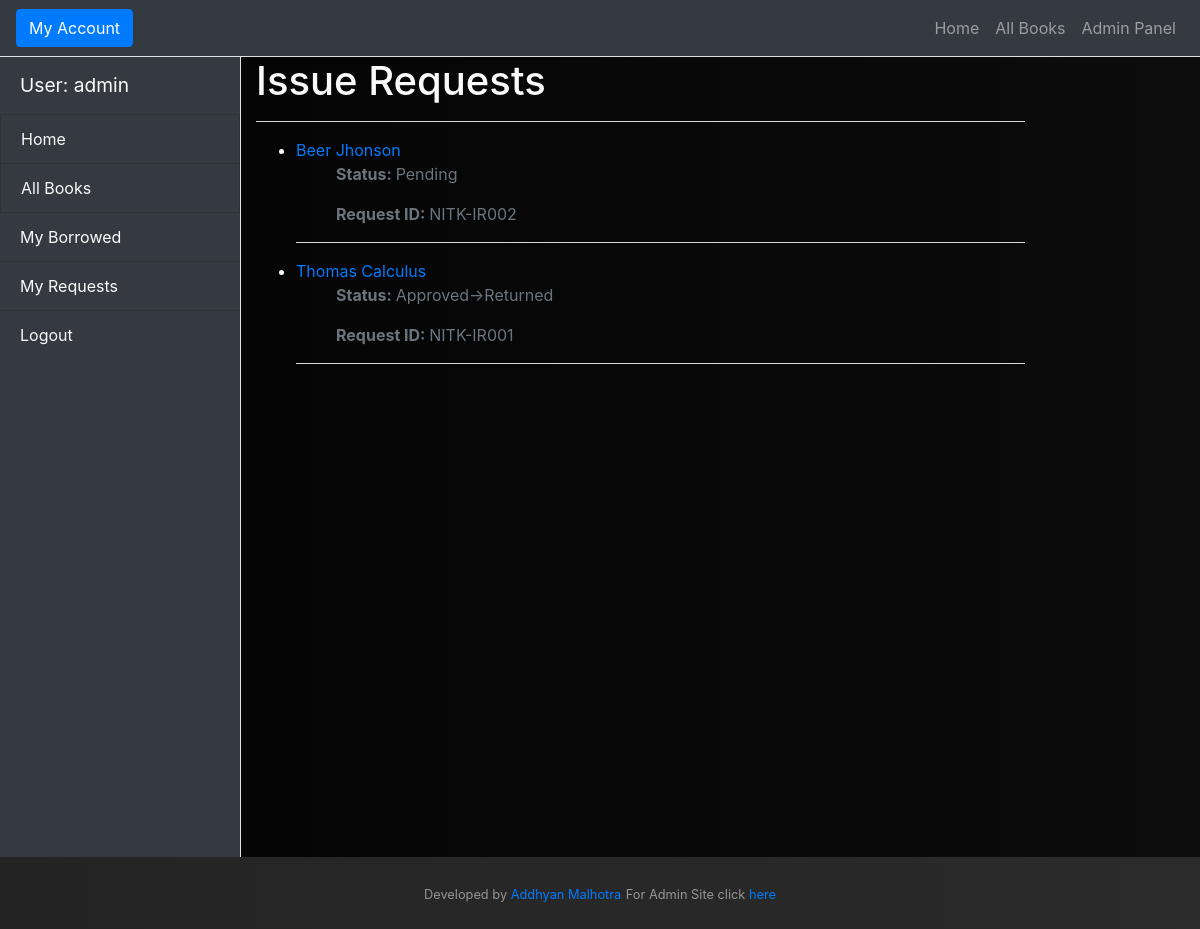
Page /issue/ (signed in) on the earlier database version.
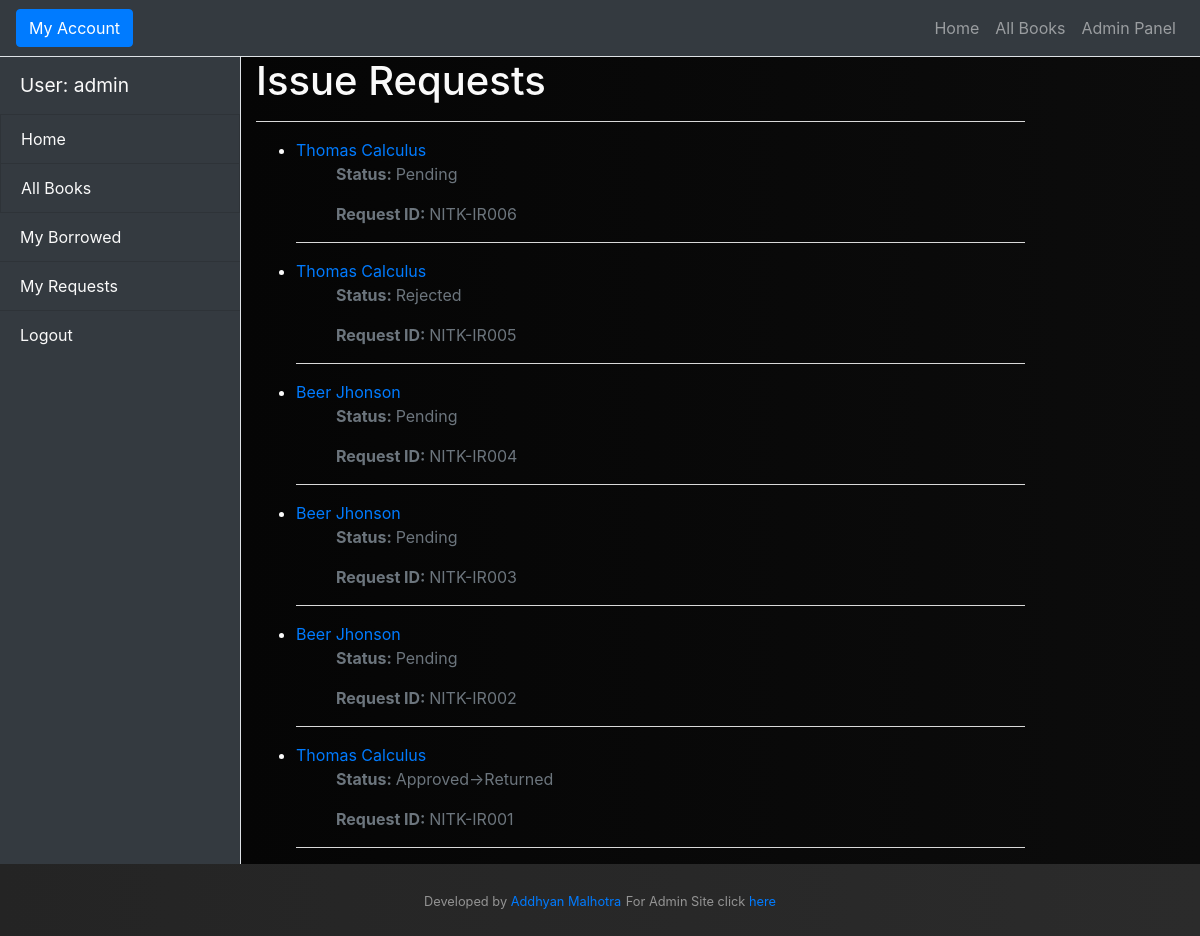
Same page on the later database version.
### lms/models.py (models this page shows, shortened)
class IssueRequest(models.Model):
    borrower = models.ForeignKey(User, on_delete=models.DO_NOTHING)
    book = models.ForeignKey('BookInstance', on_delete=models.DO_NOTHING)
    isApproved = models.IntegerField(default=0, choices=[(0, 'Pending'), (1, 'Approved'), (2, 'Rejected'), (3, 'Approved->Returned')])

class BookInstance(models.Model):
    BookId = models.CharField(max_length=13, unique=True)
    ISBN = models.ForeignKey('Book', on_delete=models.CASCADE)
    Condition = models.IntegerField(choices=[(0, 'New'),
                                             (1, 'Good'),
                                             (2, 'Superficial Damage'),
                                             (3, 'Missing Pages')],
                                    default=0)
    available = models.BooleanField(default=True)
    Images = models.ImageField(upload_to='media/', blank=True, null=True)
    last_transaction = models.ForeignKey('Transactions', models.DO_NOTHING, blank=True, null=True)
    class Meta:
        ordering = ['-available']

class Book(models.Model):
    ISBN = models.CharField(max_length=13, unique=True)
    BookTitle = models.CharField(max_length=144)
    Description = models.TextField()
    Images = models.ImageField(upload_to='media/')
    Quantity = models.IntegerField(default=0)
    InStock = models.IntegerField(default=0)

### lms/views.py (the view)
# urls.py: path('issue/', views.IssueRequestsByUserListView.as_view(), name='my-requests'),
class IssueRequestsByUserListView(LoginRequiredMixin, generic.ListView):
    model = BookInstance
    template_name = 'lms/bookinstance_issue_requests_user.html'
    paginate_by = 10
    context_object_name = 'issuerequest_list'
    def get_queryset(self):
        return IssueRequest.objects.filter(borrower=self.request.user).order_by('-id')

### lms/templates/lms/bookinstance_issue_requests_user.html
{% extends "base_generic.html" %}
{% block content %}
    <h1>Issue Requests</h1>
    {% if issuerequest_list %}
        <hr>
        <ul>
        {% for issuerequest in issuerequest_list %}
      <li>
        <a href="../books/{{ issuerequest.ISBN_id }}">{{issuerequest.book.ISBN.BookTitle}}</a>
          <ul>
              <p class="{% if issuerequest.isApproved == '0' %}text-warning{% elif issuerequest.isApproved == '2' %}text-danger{% else %}text-muted{% endif %}"><strong>Status: </strong>{{ issuerequest.get_isApproved_display }}</p>
              <p class="text-muted"><strong>Request ID: </strong>NITK-IR00{{ issuerequest.pk }}</p>
          </ul>
      </li>
            <hr>
        {% endfor %}
        </ul>
    {% else %}
      <p>There are no requests raised.</p>
    {% endif %}
{% endblock %}

### lms/templates/base_generic.html (shortened to what this page needs)
<!DOCTYPE html>
<html lang="en">
<head>
    <link rel="stylesheet" href="https://maxcdn.bootstrapcdn.com/bootstrap/4.4.1/css/bootstrap.min.css">
    {% load static %}
    <link rel="stylesheet" href="{% static 'css/styles.css' %}">
    <nav class="navbar navbar-expand-lg navbar-dark bg-dark border-bottom">
        <button class="btn btn-primary" id="menu-toggle">My Account</button>
        <div class="collapse navbar-collapse" id="navbarSupportedContent">
            <ul class="navbar-nav ml-auto mt-2 mt-lg-0">
                <li class="nav-item">
                    <a class="nav-link" href="{% url 'index' %}">Home </a>
                </li>
                <li class="nav-item">
                    <a class="nav-link" href="{% url 'books' %}">All Books</a>
                </li>
                <li class="nav-item">
                    <a class="nav-link" href="../admin">Admin Panel</a>
                </li>
            </ul>
        </div>
    </nav>
</head>
<body>
<div class="d-flex" id="wrapper">
    <div class="bg-dark border-right" id="sidebar-wrapper">
        {% block sidebar %}
            <div class="sidebar-heading">User:
                {% if user.is_authenticated %}{{ user.get_username }}{% else %} Not Logged In {% endif %}</div>
            <a href="{% url 'index' %}" style="text-decoration:none; color:inherit;"
               class="list-group-item list-group-item-action bg-dark">Home</a>
            <a href="{% url 'books' %}" style="text-decoration:none; color:inherit;"
               class="list-group-item list-group-item-action bg-dark">All Books</a>
            <div class="list-group list-group-flush">
                {% if user.is_authenticated %}
                    <a style="text-decoration:none; color:inherit;" href="{% url 'my-borrowed' %}"
                       class="list-group-item bg-dark">My
                        Borrowed</a>
                    <a style="text-decoration:none; color:inherit;" href="{% url 'my-requests' %}"
                       class="list-group-item list-group-item-action bg-dark">My
                        Requests</a>
                    <a style="text-decoration:none; color:inherit;" href="{% url 'logout' %}"
                       class="list-group-item list-group-item-action bg-dark">Logout</a>
                {% else %}
                    <a style="text-decoration:none; color:inherit;" href="{% url 'login' %}"
                       class="list-group-item list-group-item-action bg-dark">Log-in</a>
                {% endif %}
            </div>
        {% endblock %}
    </div>
    <div id="page-content-wrapper">
        <div class="container-fluid">
            <div class="row">
                <div class="col-sm-10 ">
                    {% block content %}{% endblock %}
                </div>
            </div>
        </div>
    </div>
</div>
<footer class="footer py-4 bg-blue text-white-50">
    <div class="container text-center">
        <small>Developed by <a href="github.com/addhyanmalhotra">Addhyan Malhotra</a></small>
        <small>For Admin Site click <a href="../admin">here</a> </small>
    </div>
</footer>
</body>
</html>

### lms/static/css/styles.css (style rules this page uses)
html, body { color: #fafafa; height: 100%; }
body { background: #242424; background: linear-gradient(to left, #2b2b2b, #242424); }
hr { background: #f2f2f2; }
#wrapper { overflow-x: hidden; }
#sidebar-wrapper { min-height: 100vh; margin-left: -15rem; -webkit-transition: margin .25s ease-out; -moz-transition: margin .25s ease-out; -o-transition: margin .25s ease-out; transition: margin .25s ease-out; }
#sidebar-wrapper .sidebar-heading { padding: 0.875rem 1.25rem; font-size: 1.2rem; }
#sidebar-wrapper .list-group { width: 15rem; }
#page-content-wrapper { min-width: 100vw; }
@media (min-width: 768px) { #sidebar-wrapper { margin-left: 0; } }
@media (min-width: 768px) { #page-content-wrapper { min-width: 0; width: 100%; background: #000000; background: linear-gradient(to left, #0c0c0c, #050505); } }

Differences in the rows shown:
added IssueRequest: book.ISBN.BookTitle "Thomas Calculus", isApproved "Pending", pk "6"
added IssueRequest: book.ISBN.BookTitle "Thomas Calculus", isApproved "Rejected", pk "5"
added IssueRequest: book.ISBN.BookTitle "Beer Jhonson", isApproved "Pending", pk "4"
added IssueRequest: book.ISBN.BookTitle "Beer Jhonson", isApproved "Pending", pk "3"
